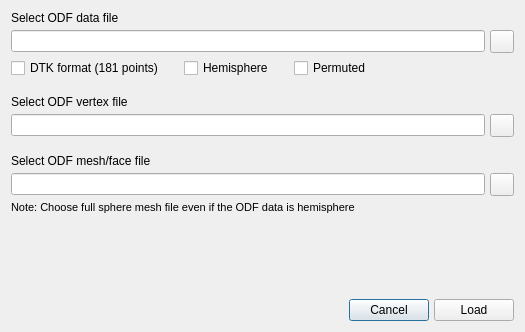
<?xml version="1.0" encoding="UTF-8"?>
<ui version="4.0">
 <class>DialogLoadODF</class>
 <widget class="QDialog" name="DialogLoadODF">
  <property name="geometry">
   <rect>
    <x>0</x>
    <y>0</y>
    <width>525</width>
    <height>332</height>
   </rect>
  </property>
  <property name="windowTitle">
   <string>Load ODF</string>
  </property>
  <layout class="QVBoxLayout" name="verticalLayout">
   <property name="spacing">
    <number>5</number>
   </property>
   <item>
    <widget class="QLabel" name="label">
     <property name="text">
      <string>Select ODF data file</string>
     </property>
    </widget>
   </item>
   <item>
    <layout class="QHBoxLayout" name="horizontalLayout_8">
     <item>
      <widget class="QLineEdit" name="lineEditODF">
       <property name="minimumSize">
        <size>
         <width>320</width>
         <height>0</height>
        </size>
       </property>
      </widget>
     </item>
     <item>
      <widget class="QToolButton" name="toolButtonOpenODF">
       <property name="text">
        <string/>
       </property>
       <property name="icon">
        <iconset resource="freeview.qrc">
         <normaloff>:/resource/icons/file_open_16.png</normaloff>:/resource/icons/file_open_16.png</iconset>
       </property>
      </widget>
     </item>
    </layout>
   </item>
   <item>
    <layout class="QHBoxLayout" name="horizontalLayout_9">
     <property name="spacing">
      <number>20</number>
     </property>
     <item>
      <widget class="QCheckBox" name="checkBoxDTK">
       <property name="text">
        <string>DTK format (181 points)</string>
       </property>
      </widget>
     </item>
     <item>
      <widget class="QCheckBox" name="checkBoxHemisphere">
       <property name="text">
        <string>Hemisphere</string>
       </property>
      </widget>
     </item>
     <item>
      <widget class="QCheckBox" name="checkBoxPermuted">
       <property name="text">
        <string>Permuted</string>
       </property>
      </widget>
     </item>
     <item>
      <spacer name="horizontalSpacer_2">
       <property name="orientation">
        <enum>Qt::Orientation::Horizontal</enum>
       </property>
       <property name="sizeHint" stdset="0">
        <size>
         <width>1</width>
         <height>1</height>
        </size>
       </property>
      </spacer>
     </item>
    </layout>
   </item>
   <item>
    <spacer name="verticalSpacer_2">
     <property name="orientation">
      <enum>Qt::Orientation::Vertical</enum>
     </property>
     <property name="sizeType">
      <enum>QSizePolicy::Policy::Fixed</enum>
     </property>
     <property name="sizeHint" stdset="0">
      <size>
       <width>20</width>
       <height>12</height>
      </size>
     </property>
    </spacer>
   </item>
   <item>
    <widget class="QLabel" name="label_2">
     <property name="text">
      <string>Select ODF vertex file</string>
     </property>
    </widget>
   </item>
   <item>
    <layout class="QHBoxLayout" name="horizontalLayout_7">
     <item>
      <widget class="QLineEdit" name="lineEditVertexFile"/>
     </item>
     <item>
      <widget class="QToolButton" name="toolButtonOpenVertex">
       <property name="text">
        <string/>
       </property>
       <property name="icon">
        <iconset resource="freeview.qrc">
         <normaloff>:/resource/icons/file_open_16.png</normaloff>:/resource/icons/file_open_16.png</iconset>
       </property>
      </widget>
     </item>
    </layout>
   </item>
   <item>
    <spacer name="verticalSpacer_3">
     <property name="orientation">
      <enum>Qt::Orientation::Vertical</enum>
     </property>
     <property name="sizeType">
      <enum>QSizePolicy::Policy::Fixed</enum>
     </property>
     <property name="sizeHint" stdset="0">
      <size>
       <width>20</width>
       <height>12</height>
      </size>
     </property>
    </spacer>
   </item>
   <item>
    <widget class="QLabel" name="label_3">
     <property name="text">
      <string>Select ODF mesh/face file</string>
     </property>
    </widget>
   </item>
   <item>
    <layout class="QHBoxLayout" name="horizontalLayout_5">
     <item>
      <widget class="QLineEdit" name="lineEditMesh"/>
     </item>
     <item>
      <widget class="QToolButton" name="toolButtonOpenMesh">
       <property name="text">
        <string/>
       </property>
       <property name="icon">
        <iconset resource="freeview.qrc">
         <normaloff>:/resource/icons/file_open_16.png</normaloff>:/resource/icons/file_open_16.png</iconset>
       </property>
      </widget>
     </item>
    </layout>
   </item>
   <item>
    <widget class="QLabel" name="label_4">
     <property name="font">
      <font>
       <pointsize>-1</pointsize>
      </font>
     </property>
     <property name="styleSheet">
      <string notr="true">font-size: 11px</string>
     </property>
     <property name="text">
      <string>Note: Choose full sphere mesh file even if the ODF data is hemisphere</string>
     </property>
     <property name="wordWrap">
      <bool>true</bool>
     </property>
    </widget>
   </item>
   <item>
    <spacer name="verticalSpacer">
     <property name="orientation">
      <enum>Qt::Orientation::Vertical</enum>
     </property>
     <property name="sizeHint" stdset="0">
      <size>
       <width>20</width>
       <height>40</height>
      </size>
     </property>
    </spacer>
   </item>
   <item>
    <layout class="QHBoxLayout" name="horizontalLayout_6">
     <item>
      <spacer name="horizontalSpacer">
       <property name="orientation">
        <enum>Qt::Orientation::Horizontal</enum>
       </property>
       <property name="sizeHint" stdset="0">
        <size>
         <width>40</width>
         <height>20</height>
        </size>
       </property>
      </spacer>
     </item>
     <item>
      <widget class="QPushButton" name="pushButtonCancel">
       <property name="text">
        <string>Cancel</string>
       </property>
      </widget>
     </item>
     <item>
      <widget class="QPushButton" name="pushButtonLoad">
       <property name="text">
        <string>Load</string>
       </property>
      </widget>
     </item>
    </layout>
   </item>
  </layout>
 </widget>
 <resources>
  <include location="freeview.qrc"/>
 </resources>
 <connections>
  <connection>
   <sender>pushButtonCancel</sender>
   <signal>clicked()</signal>
   <receiver>DialogLoadODF</receiver>
   <slot>reject()</slot>
   <hints>
    <hint type="sourcelabel">
     <x>413</x>
     <y>306</y>
    </hint>
    <hint type="destinationlabel">
     <x>417</x>
     <y>331</y>
    </hint>
   </hints>
  </connection>
  <connection>
   <sender>pushButtonLoad</sender>
   <signal>clicked()</signal>
   <receiver>DialogLoadODF</receiver>
   <slot>OnOK()</slot>
   <hints>
    <hint type="sourcelabel">
     <x>501</x>
     <y>303</y>
    </hint>
    <hint type="destinationlabel">
     <x>524</x>
     <y>331</y>
    </hint>
   </hints>
  </connection>
  <connection>
   <sender>checkBoxDTK</sender>
   <signal>toggled(bool)</signal>
   <receiver>lineEditVertexFile</receiver>
   <slot>setDisabled(bool)</slot>
   <hints>
    <hint type="sourcelabel">
     <x>92</x>
     <y>80</y>
    </hint>
    <hint type="destinationlabel">
     <x>95</x>
     <y>139</y>
    </hint>
   </hints>
  </connection>
  <connection>
   <sender>checkBoxDTK</sender>
   <signal>toggled(bool)</signal>
   <receiver>toolButtonOpenVertex</receiver>
   <slot>setDisabled(bool)</slot>
   <hints>
    <hint type="sourcelabel">
     <x>148</x>
     <y>77</y>
    </hint>
    <hint type="destinationlabel">
     <x>502</x>
     <y>133</y>
    </hint>
   </hints>
  </connection>
  <connection>
   <sender>checkBoxDTK</sender>
   <signal>toggled(bool)</signal>
   <receiver>lineEditMesh</receiver>
   <slot>setDisabled(bool)</slot>
   <hints>
    <hint type="sourcelabel">
     <x>132</x>
     <y>76</y>
    </hint>
    <hint type="destinationlabel">
     <x>140</x>
     <y>212</y>
    </hint>
   </hints>
  </connection>
  <connection>
   <sender>checkBoxDTK</sender>
   <signal>toggled(bool)</signal>
   <receiver>toolButtonOpenMesh</receiver>
   <slot>setDisabled(bool)</slot>
   <hints>
    <hint type="sourcelabel">
     <x>82</x>
     <y>79</y>
    </hint>
    <hint type="destinationlabel">
     <x>499</x>
     <y>217</y>
    </hint>
   </hints>
  </connection>
  <connection>
   <sender>toolButtonOpenODF</sender>
   <signal>clicked()</signal>
   <receiver>DialogLoadODF</receiver>
   <slot>OnButtonODF()</slot>
   <hints>
    <hint type="sourcelabel">
     <x>505</x>
     <y>54</y>
    </hint>
    <hint type="destinationlabel">
     <x>524</x>
     <y>54</y>
    </hint>
   </hints>
  </connection>
  <connection>
   <sender>toolButtonOpenVertex</sender>
   <signal>clicked()</signal>
   <receiver>DialogLoadODF</receiver>
   <slot>OnButtonVertex()</slot>
   <hints>
    <hint type="sourcelabel">
     <x>501</x>
     <y>147</y>
    </hint>
    <hint type="destinationlabel">
     <x>524</x>
     <y>145</y>
    </hint>
   </hints>
  </connection>
  <connection>
   <sender>toolButtonOpenMesh</sender>
   <signal>clicked()</signal>
   <receiver>DialogLoadODF</receiver>
   <slot>OnButtonMesh()</slot>
   <hints>
    <hint type="sourcelabel">
     <x>506</x>
     <y>213</y>
    </hint>
    <hint type="destinationlabel">
     <x>524</x>
     <y>220</y>
    </hint>
   </hints>
  </connection>
  <connection>
   <sender>checkBoxDTK</sender>
   <signal>toggled(bool)</signal>
   <receiver>checkBoxHemisphere</receiver>
   <slot>setDisabled(bool)</slot>
   <hints>
    <hint type="sourcelabel">
     <x>139</x>
     <y>79</y>
    </hint>
    <hint type="destinationlabel">
     <x>227</x>
     <y>79</y>
    </hint>
   </hints>
  </connection>
  <connection>
   <sender>checkBoxDTK</sender>
   <signal>toggled(bool)</signal>
   <receiver>DialogLoadODF</receiver>
   <slot>OnCheckboxDTK(bool)</slot>
   <hints>
    <hint type="sourcelabel">
     <x>131</x>
     <y>79</y>
    </hint>
    <hint type="destinationlabel">
     <x>667</x>
     <y>99</y>
    </hint>
   </hints>
  </connection>
 </connections>
 <slots>
  <slot>OnOK()</slot>
  <slot>OnButtonODF()</slot>
  <slot>OnButtonVertex()</slot>
  <slot>OnButtonMesh()</slot>
  <slot>OnCheckboxDTK(bool)</slot>
 </slots>
</ui>
